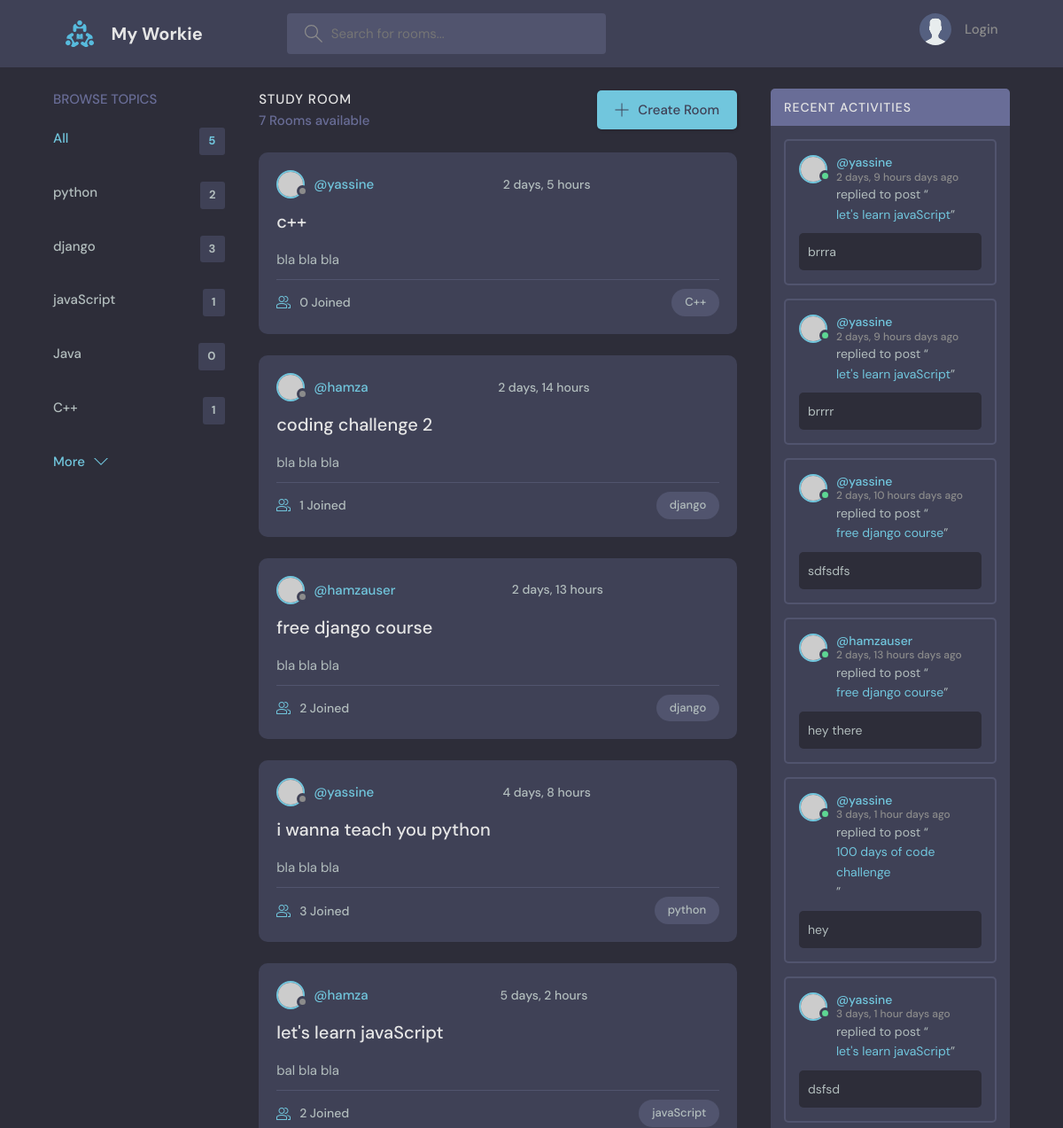
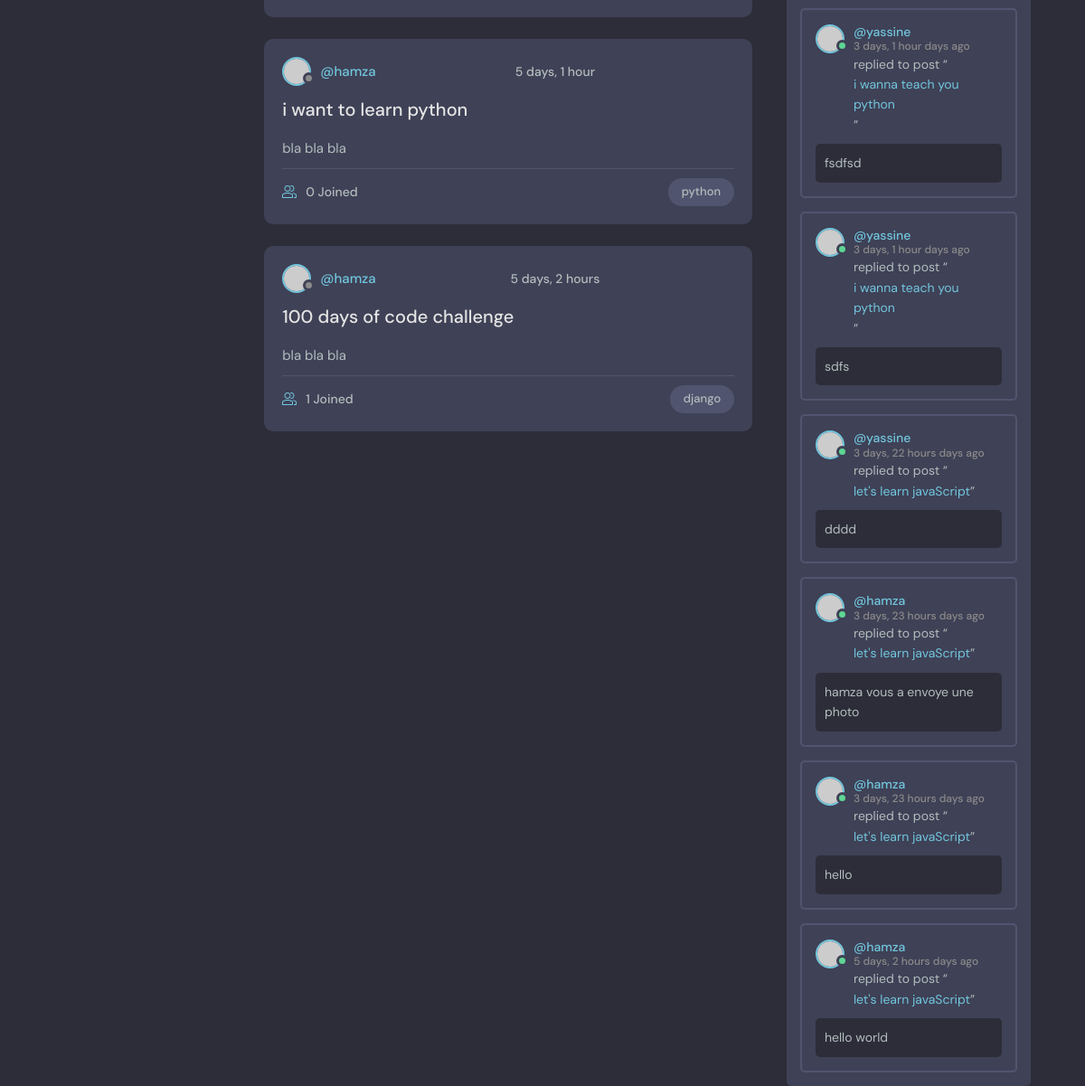
The page / on the database its author committed (2 pictures, top to bottom).
### base/models.py (models this page shows, shortened)
class Topic(models.Model):
    name = models.CharField(max_length=200)

class Room(models.Model):
    host = models.ForeignKey(User, on_delete=models.SET_NULL, null=True)
    topic = models.ForeignKey(Topic, on_delete=models.SET_NULL, null=True)
    name = models.CharField(max_length=200)
    description = models.TextField(null=True, blank=True)
    participants = models.ManyToManyField(User,related_name='participants', blank=True)
    updated = models.DateTimeField(auto_now=True)
    created = models.DateTimeField(auto_now_add=True)
    class Meta:
        ordering = ['-updated','-created']
    def __str__(self):
        return self.name

class Message(models.Model):
    user = models.ForeignKey(User, on_delete=models.CASCADE)
    room = models.ForeignKey(Room, on_delete=models.CASCADE)
    body = models.TextField(null=True, blank=True)
    updated = models.DateTimeField(auto_now=True)
    created = models.DateTimeField(auto_now_add=True)
    class Meta:
        ordering = ['-updated','-created']

### base/views.py (the view)
# urls.py: path('', views.home, name='home'),
def home(request):
    q=request.GET.get('q') if request.GET.get('q')!=None else ''
    rooms = Room.objects.filter(Q(topic__name__contains= q) |
                                Q(name__contains= q)  |
                                Q(description__contains= q))
    topics = Topic.objects.all()[0:5]
    room_count = Room.objects.count()
    room_messages = Message.objects.all().filter(Q(room__topic__name__icontains= q) )
    context = {'rooms': rooms, 'topics': topics, 'room_count': room_count,'room_messages' : room_messages}
    return render(request, 'base/home.html',context)

### base/templates/base/Home.html (shortened to what this page needs)
{% extends 'main.html' %}
{% block content %}
<main class="layout layout--3">
      <div class="container">
        {% include 'base/topics_component.html' %}
        <div class="roomList">
          <div class="roomList__header">
            <div>
              <h2>Study Room</h2>
              <p>{{room_count}} Rooms available</p>
            </div>
            <a class="btn btn--main" href="{% url 'create-room' %}">
              <svg version="1.1" xmlns="http://www.w3.org/2000/svg" width="32" height="32" viewBox="0 0 32 32">
                <title>add</title>
                <path
                  d="M16.943 0.943h-1.885v14.115h-14.115v1.885h14.115v14.115h1.885v-14.115h14.115v-1.885h-14.115v-14.115z"
                ></path>
              </svg>
              Create Room
            </a>
          </div>
          {% include 'base/feed_component.html' %}
        </div>
        {% include 'base/activity_component.html' %}
      </div>
</main>
{% endblock content %}

### base/templates/base/topics_component.html
<div class="topics">
          <div class="topics__header">
            <h2>Browse Topics</h2>
          </div>
          <ul class="topics__list">
            <li>
              <a href="{% url 'home' %}" class="active">All <span>{{topics.count}}</span></a>
            </li>
            {% for topic in topics %}
            <li>
              <a href="{% url 'home' %}?q={{topic.name}}">{{topic.name}} <span>{{topic.room_set.all.count}}</span></a>
            </li>
            {% endfor %}
          </ul>
          <a class="btn btn--link" href="{% url 'topics' %}">
            More
            <svg version="1.1" xmlns="http://www.w3.org/2000/svg" width="32" height="32" viewBox="0 0 32 32">
              <title>chevron-down</title>
              <path d="M16 21l-13-13h-3l16 16 16-16h-3l-13 13z"></path>
            </svg>
          </a>
</div>

### base/templates/base/feed_component.html (shortened to what this page needs)
{% for room in rooms %}
<div class="roomListRoom">
            <div class="roomListRoom__header">
              <a href="{% url 'user-profile' room.host.id %}" class="roomListRoom__author">
                <div class="avatar avatar--small">
                  <img src="https://randomuser.me/api/portraits/women/11.jpg" />
                </div>
                <span>@{{room.host.username}}</span>
              </a>
              <div class="roomListRoom__actions">
                <span>{{room.created | timesince}}</span>
              </div>
            </div>
            <div class="roomListRoom__content">
              <a href="{% url 'room' room.id %}">{{room.name}}</a>
              <p>
                {{room.description}}
              </p>
            </div>
            <div class="roomListRoom__meta">
              <a href="{% url 'room' room.id %}" class="roomListRoom__joined">
                {{room.participants.all.count}} Joined
              </a>
              <p class="roomListRoom__topic">{{room.topic.name}}</p>
            </div>
          </div>
{% endfor %}

### base/templates/base/activity_component.html (shortened to what this page needs)
<div class="activities">
          <div class="activities__header">
            <h2>Recent Activities</h2>
          </div>
          {% for message in room_messages %}
          <div class="activities__box">
            <div class="activities__boxHeader roomListRoom__header">
              <a href="{% url 'user-profile' message.user.id %}" class="roomListRoom__author">
                <div class="avatar avatar--small active">
                  <img src="https://randomuser.me/api/portraits/men/13.jpg" />
                </div>
                <p>
                  @{{message.user}}
                  <span>{{message.created|timesince}} days ago</span>
                </p>
              </a>
            </div>
            <div class="activities__boxContent">
              <p>replied to post “<a href="{% url 'room' message.room.id%}">{{message.room}}</a>”</p>
              <div class="activities__boxRoomContent">
                {{message.body}}
              </div>
            </div>
          </div>
          {% endfor %}
        </div>

### rows shown on the page
Topic: name "python", room_set.all.count "2"
Topic: name "django", room_set.all.count "3"
Topic: name "javaScript", room_set.all.count "1"
Topic: name "Java", room_set.all.count "0"
Topic: name "C++", room_set.all.count "1"
Room: host.username "yassine", created "2 days, 5 hours", name "c++", description "bla bla bla", participants.all.count "0", topic.name "C++"
Room: host.username "hamza", created "2 days, 14 hours", name "coding challenge 2", description "bla bla bla", participants.all.count "1", topic.name "django"
Room: host.username "hamzauser", created "2 days, 13 hours", name "free django course", description "bla bla bla", participants.all.count "2", topic.name "django"
Room: host.username "yassine", created "4 days, 8 hours", name "i wanna teach you python", description "bla bla bla", participants.all.count "3", topic.name "python"
Room: host.username "hamza", created "5 days, 2 hours", name "let's learn javaScript", description "bal bla bla", participants.all.count "2", topic.name "javaScript"
Room: host.username "hamza", created "5 days, 1 hour", name "i want to learn python", description "bla bla bla", participants.all.count "0", topic.name "python"
Room: host.username "hamza", created "5 days, 2 hours", name "100 days of code challenge", description "bla bla bla", participants.all.count "1", topic.name "django"
Message: user "yassine", created "2 days, 9 hours", room "let's learn javaScript", body "brrra"
Message: user "yassine", created "2 days, 9 hours", room "let's learn javaScript", body "brrrr"
Message: user "yassine", created "2 days, 10 hours", room "free django course", body "sdfsdfs"
Message: user "hamzauser", created "2 days, 13 hours", room "free django course", body "hey there"
Message: user "yassine", created "3 days, 1 hour", room "100 days of code challenge", body "hey"
Message: user "yassine", created "3 days, 1 hour", room "let's learn javaScript", body "dsfsd"
Message: user "yassine", created "3 days, 1 hour", room "i wanna teach you python", body "fsdfsd"
Message: user "yassine", created "3 days, 1 hour", room "i wanna teach you python", body "sdfs"
Message: user "yassine", created "3 days, 22 hours", room "let's learn javaScript", body "dddd"
Message: user "hamza", created "3 days, 23 hours", room "let's learn javaScript", body "hamza vous a envoye une photo"
Message: user "hamza", created "3 days, 23 hours", room "let's learn javaScript", body "hello"
Message: user "hamza", created "5 days, 2 hours", room "let's learn javaScript", body "hello world"

### other values the page prints
{{ topics.count }} "5"
{{ room_count }} "7"
